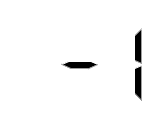
<?xml version="1.0" encoding="UTF-8"?>
<ui version="4.0">
 <class>MainWindow</class>
 <widget class="QMainWindow" name="MainWindow">
  <property name="geometry">
   <rect>
    <x>0</x>
    <y>0</y>
    <width>160</width>
    <height>128</height>
   </rect>
  </property>
  <property name="windowTitle">
   <string>MainWindow</string>
  </property>
  <property name="styleSheet">
   <string notr="true">background-color: white;</string>
  </property>
  <widget class="QWidget" name="centralwidget">
   <layout class="QGridLayout" name="gridLayout">
    <item row="0" column="0">
     <widget class="QLCDNumber" name="lcdNumber">
      <property name="font">
       <font>
        <pointsize>9</pointsize>
       </font>
      </property>
      <property name="styleSheet">
       <string notr="true">color: black;
</string>
      </property>
      <property name="frameShape">
       <enum>QFrame::NoFrame</enum>
      </property>
      <property name="smallDecimalPoint">
       <bool>false</bool>
      </property>
      <property name="digitCount">
       <number>3</number>
      </property>
      <property name="mode">
       <enum>QLCDNumber::Dec</enum>
      </property>
      <property name="segmentStyle">
       <enum>QLCDNumber::Filled</enum>
      </property>
      <property name="intValue" stdset="0">
       <number>-1</number>
      </property>
     </widget>
    </item>
   </layout>
  </widget>
 </widget>
 <resources/>
 <connections/>
</ui>
